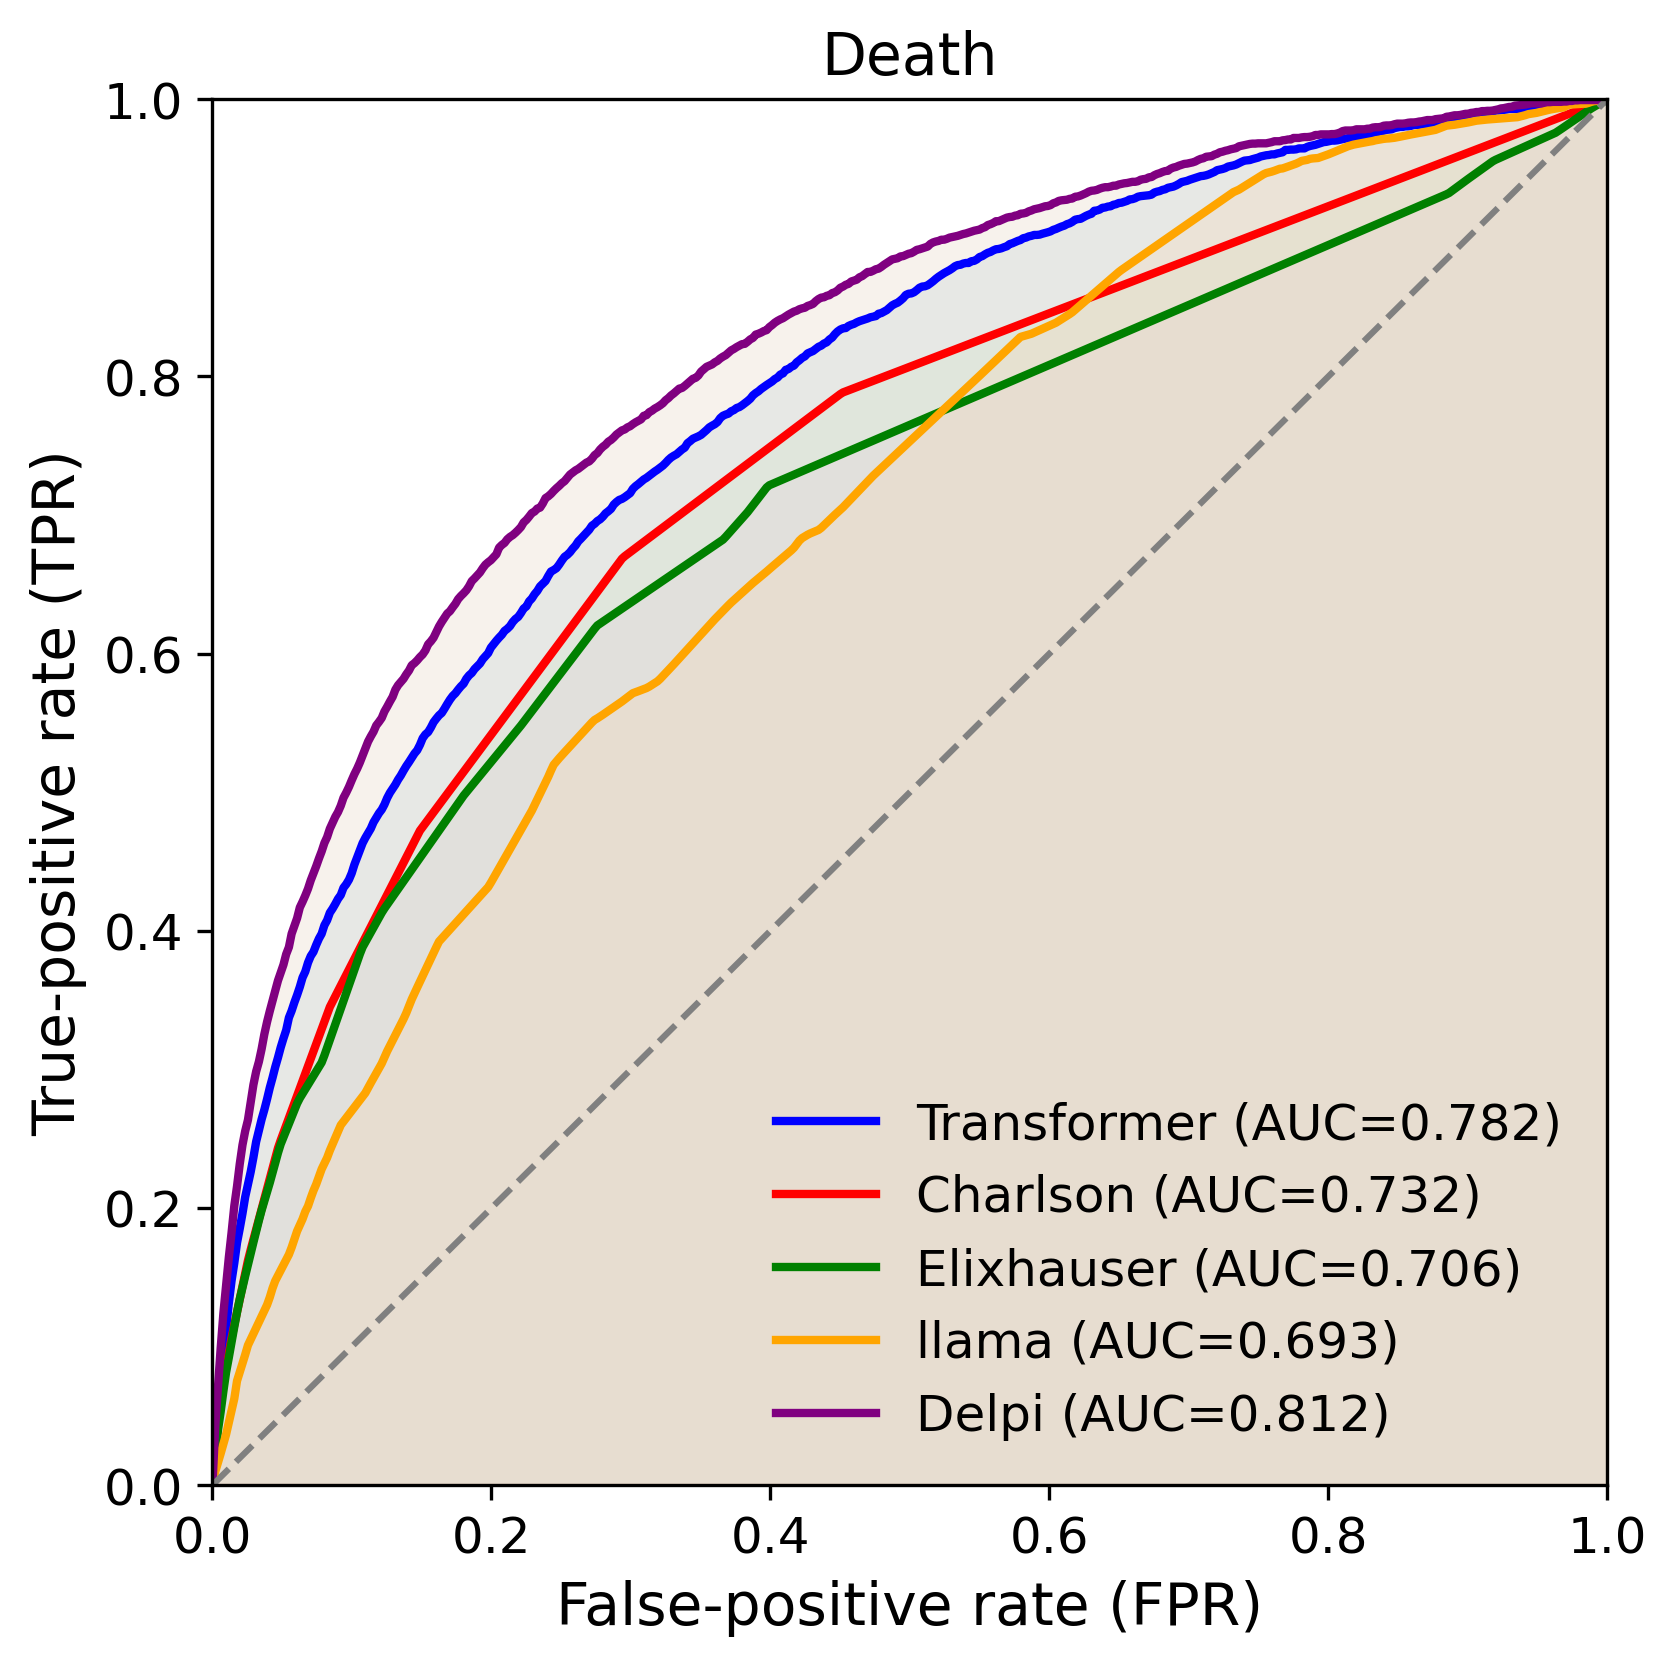

Reproduce this figure in Python.
import pandas as pd
import numpy as np
import matplotlib.pyplot as plt
from sklearn import metrics

# 设置数据路径并加载数据
path = "./data/dataset.csv"
df = pd.read_csv(path)

# 第一列为 FPR，接下来的五列为对应模型的 TPR
fpr_col = df.columns[0]
tpr_cols = df.columns[1:6].tolist()

# 绘图
plt.figure(figsize=(6, 6))

# 设置全局字体
plt.rcParams.update({
    "font.size": 14,          # 全局字体大小
    "axes.titlesize": 14,     # 标题字体大小
    "axes.labelsize": 14,     # 坐标轴标签字体大小
    "xtick.labelsize": 12,    # X 轴刻度字体大小
    "ytick.labelsize": 12,    # Y 轴刻度字体大小
    "legend.fontsize": 12     # 图例字体大小
})

# 定义曲线颜色列表
curve_colors = ['blue', 'red', 'green', 'orange', 'purple']

# 定义阴影颜色列表（可以自定义不同的颜色）
shadow_colors = ['#b3cee0', '#c8e8cb', '#e4d0e5', '#fdd9b2', '#e6d7c3']
for i, col in enumerate(tpr_cols):
    fpr = df[fpr_col].values
    tpr = df[col].values
    mask = np.isfinite(fpr) & np.isfinite(tpr)
    fpr_clean = fpr[mask]
    tpr_clean = tpr[mask]
    sort_idx = np.argsort(fpr_clean)
    fpr_sorted = fpr_clean[sort_idx]
    tpr_sorted = tpr_clean[sort_idx]
    auc_val = metrics.auc(fpr_sorted, tpr_sorted)
    
    # 获取当前曲线的颜色和阴影颜色
    current_curve_color = curve_colors[i % len(curve_colors)]
    current_shadow_color = shadow_colors[i % len(shadow_colors)]
    
    # 绘制曲线下阴影（自定义颜色，透明度30%）
    plt.fill_between(fpr_sorted, tpr_sorted, alpha=0.3, color=current_shadow_color)
    
    # 绘制ROC曲线
    plt.plot(fpr_sorted, tpr_sorted, label=f"{col} (AUC={auc_val:.3f})", 
             linewidth=2, color=current_curve_color)

# 0.5 基线
plt.plot([0,1], [0,1], linestyle='--', color='gray')

plt.xlabel("False-positive rate (FPR)")
plt.ylabel("True-positive rate (TPR)")
plt.title("Death")
plt.legend(loc="lower right", frameon=False)  # 去掉图例边框
plt.xlim(0,1)
plt.ylim(0,1)

# 去掉网格
plt.grid(False)

# 去掉图框的上边框和右边框
# plt.gca().spines['top'].set_visible(False)
# plt.gca().spines['right'].set_visible(False)

# 保存
out_path = "./图3.png"
plt.savefig(out_path, dpi=300, bbox_inches="tight")
plt.show()
